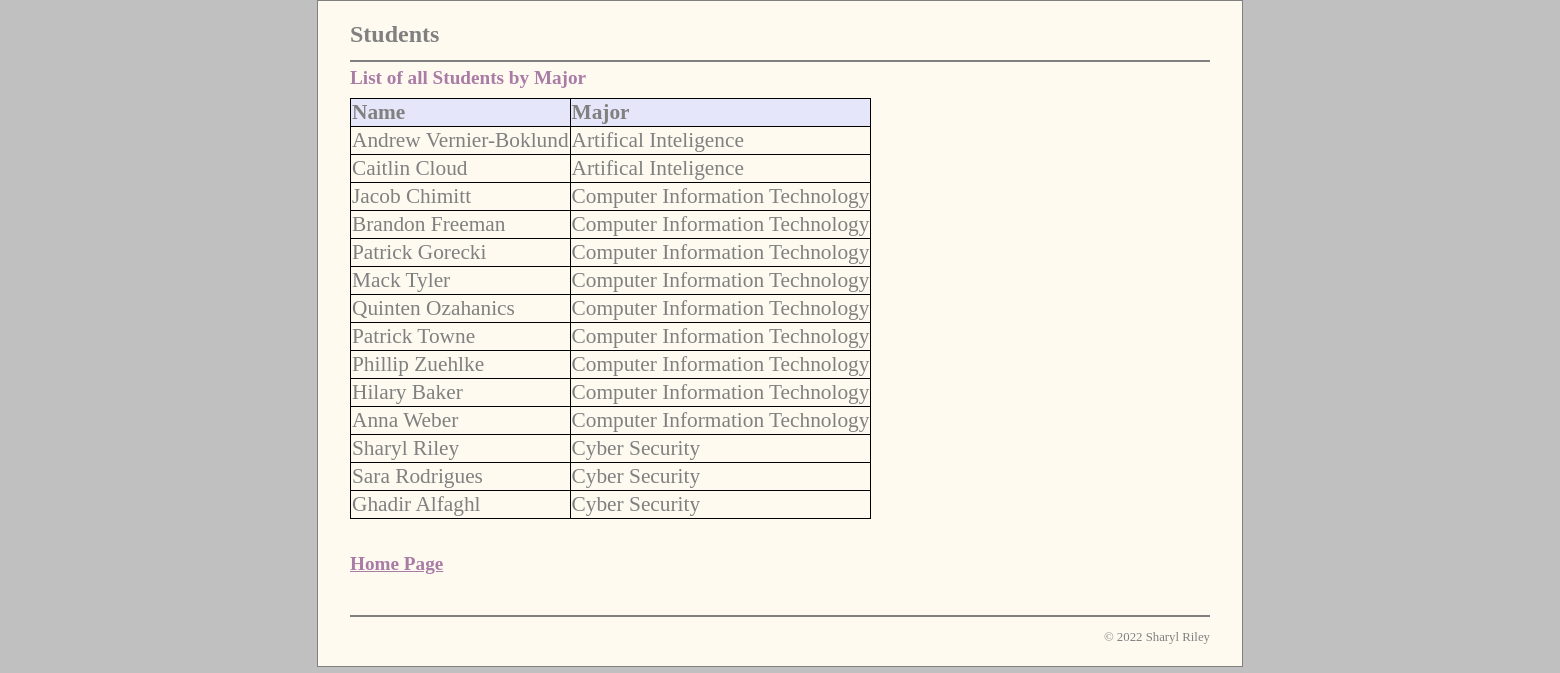
/major_form.php, run on the app's committed database.
### tables this page shows
CREATE TABLE Student (
  StudentID       INT(11)        NOT NULL   AUTO_INCREMENT,
  Name     VARCHAR(50)   NOT NULL,
  Hometown     VARCHAR(50)   NOT NULL,
  Age int(3) DEFAULT NULL,
  Major     VARCHAR(50)   DEFAULT NULL,
  Gender     VARCHAR(10)   NOT NULL,
  GPA DECIMAL(10,2)  NOT NULL,
  PRIMARY KEY (studentID)
);

### major_form.php (the view, shortened to what this page needs)
<?php
    require_once('database.php');
    $queryAllStudents = 'SELECT * FROM Student
              ORDER BY Major';
    $statement2 = $db->prepare($queryAllStudents);
    $statement2->execute();
    $studentList = $statement2->fetchAll();
?>
<!DOCTYPE html>
<html>
<head>
    <link rel="stylesheet" type="text/css" href="main.css">
</head>
<body>
    <header><h1>Students</h1></header>
    <main>
        <section>
            <h2>List of all Students by Major</h2>
            <table>
            <tr>
                    <th>Name</th>
                    <th>Major</th>
                </tr>
                <?php foreach ($studentList as $student) : ?>
                <tr>
                    <td><?php echo $student['Name']; ?></td>
                    <td><?php echo $student['Major']; ?></td>
                </tr>
                <?php endforeach; ?>
            </table>
            <br>
            <p><a href="index.php">Home Page</a>
        </section>
    </main>
    <footer>
        <p>&copy; <?php echo date("Y"); ?> Sharyl Riley</p>
    </footer>
</body>
</html>

### main.css (style rules this page uses)
html { background-color: rgb(192, 192, 192); }
body { margin-top: 0; color: gray; font-family: Cambria, Cochin, Georgia, Times, 'Times New Roman', serif; width: 860px; margin: 0 auto; background-color: floralwhite; border: 1px solid gray; padding: .5em 2em; }
header { margin: 0; border-bottom: 2px solid gray; }
header h1 { margin: 0; padding: .5em 0; color: gray; }
main { margin: 0; }
section { float: left; width: 1600px; padding-bottom: 1.5em; }
h1 { font-size: 150%; margin: 0; padding: .5em 0 .25em; }
h2 { font-size: 120%; margin: 0; padding: .25em 0 .5em; }
h1, h2 { color: rgb(169, 124, 166); }
table { border: 1px solid black; border-collapse: collapse; color: gray; font-family: Cambria, Cochin, Georgia, Times, 'Times New Roman', serif; text-align: left; font-size: 16pt; margin-right: auto; }
th { border: 1px solid black; vertical-align: top; text-align: left; background-color: lavender; }
td { border: 1px solid black; vertical-align: top; text-align: left; background-color: floralwhite; }
a { color: rgb(169, 124, 166); font-size: 120%; font-weight: bold; font-family: Cambria, Cochin, Georgia, Times, 'Times New Roman', serif; }
footer { clear: both; margin-top: 1em; border-top: 2px solid gray; }
footer p { text-align: right; font-size: 80%; margin: 1em 0; }

### data on the page
student: Name "Andrew Vernier-Boklund", Major "Artifical Inteligence"
student: Name "Caitlin Cloud", Major "Artifical Inteligence"
student: Name "Jacob Chimitt", Major "Computer Information Technology"
student: Name "Brandon Freeman", Major "Computer Information Technology"
student: Name "Patrick Gorecki", Major "Computer Information Technology"
student: Name "Mack Tyler", Major "Computer Information Technology"
student: Name "Quinten Ozahanics", Major "Computer Information Technology"
student: Name "Patrick Towne", Major "Computer Information Technology"
student: Name "Phillip Zuehlke", Major "Computer Information Technology"
student: Name "Hilary Baker", Major "Computer Information Technology"
student: Name "Anna Weber", Major "Computer Information Technology"
student: Name "Sharyl Riley", Major "Cyber Security"
student: Name "Sara Rodrigues", Major "Cyber Security"
student: Name "Ghadir Alfaghl", Major "Cyber Security"
